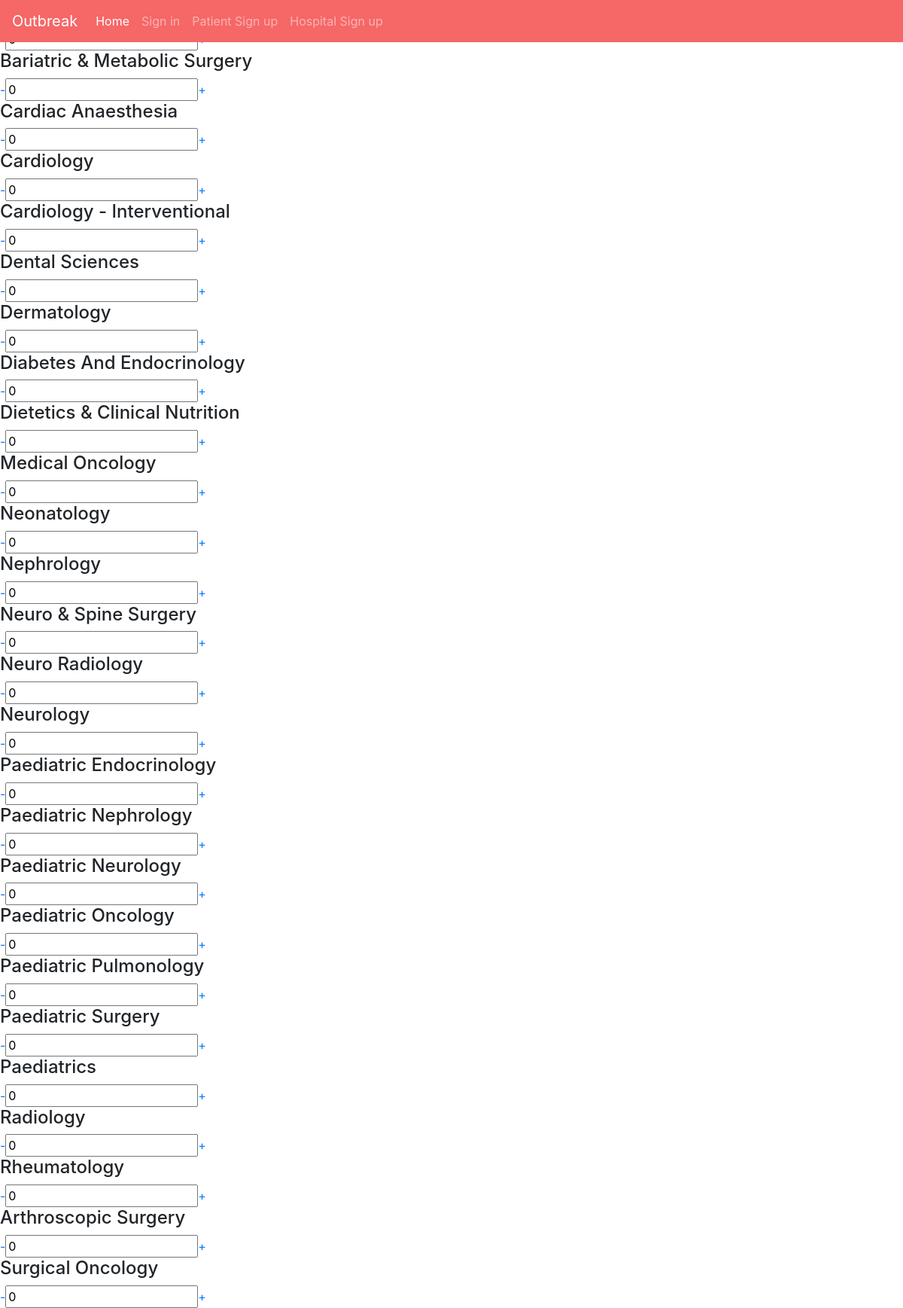
Screenshot of /accounts/hos/upd-tokens/ (signed in) with the database file from the repository.
### accounts/models.py (models this page shows)
class Token(models.Model):
	user = 				models.ForeignKey(User, on_delete = models.CASCADE)
	department = 		models.CharField(max_length=3)
	count = 			models.IntegerField(default=0)

### accounts/views.py (the view)
# urls.py: path('hos/upd-tokens/', views.update_tokens, name='update_tokens'),
@login_required
def update_tokens(request):
    if request.user.user_type == 'H':
        tokens = list(Token.objects.all().filter(user = request.user))
        for t in tokens:
            print(t.count)
        return render(request, 'accounts/hospital/token-update.html', {'tokens': tokens})

### templates/accounts/hospital/token-update.html (shortened to what this page needs)
{% extends 'base.html' %} {% load static %} {% block content %}
<div>
    {% for token in tokens %}
    <h4 class="departments">{{token.department}}</h4>
    <a href="{% url 'decrease_tokens'  token.department  %}" class="decr-tokens"
        >-</a
    ><input type="number" name="count" value="{{ token.count }}" /><a
        href="{% url 'increase_tokens'   token.department  %}"
        class="incr-tokens"
        >+</a
    >
    {% endfor %}
</div>
{% endblock %}

### templates/base.html (shortened to what this page needs)
<!DOCTYPE html>
{% load static %}
<html lang="en">
    <head>
        <link rel="stylesheet" href="{% static 'css/style.css' %}" />
        <link rel="stylesheet" href="https://maxcdn.bootstrapcdn.com/bootstrap/4.4.1/css/bootstrap.min.css">
    </head>
    <body>
        <nav class="navbar fixed-top navbar-expand-lg navbar-dark bg-custom">
            <a class="navbar-brand" href="#">Outbreak</a>
            <div class="collapse navbar-collapse" id="navbarNav">
                <ul class="navbar-nav">
                    <li class="nav-item active">
                        <a class="nav-link" href="#">Home <span class="sr-only">(current)</span></a>
                    </li>
                    <li class="nav-item">
                        <a class="nav-link" href="{% url 'login' %}">Sign in</a>
                    </li>
                    <li class="nav-item">
                        <a class="nav-link" href="{% url 'signup_p' %}">Patient Sign up</a>
                    </li>
                    <li class="nav-item">
                        <a class="nav-link" href="{% url 'signup_h' %}">Hospital Sign up</a>
                    </li>
                </ul>
            </div>
        </nav>
        {% block content %} {% endblock %}
    </body>
</html>

### static/css/style.css (style rules this page uses)
body { overflow: hidden; }
.bg-custom { background-color: #f66767; }

### rows the page displays
Token: department "Bariatric & Metabolic Surgery", count "0"
Token: department "Cardiac Anaesthesia", count "0"
Token: department "Cardiology", count "0"
Token: department "Cardiology - Interventional", count "0"
Token: department "Dental Sciences", count "0"
Token: department "Dermatology", count "0"
Token: department "Diabetes And Endocrinology", count "0"
Token: department "Dietetics & Clinical Nutrition", count "0"
Token: department "Medical Oncology", count "0"
Token: department "Neonatology", count "0"
Token: department "Nephrology", count "0"
Token: department "Neuro & Spine Surgery", count "0"
Token: department "Neuro Radiology", count "0"
Token: department "Neurology", count "0"
Token: department "Paediatric Endocrinology", count "0"
Token: department "Paediatric Nephrology", count "0"
Token: department "Paediatric Neurology", count "0"
Token: department "Paediatric Oncology", count "0"
Token: department "Paediatric Pulmonology", count "0"
Token: department "Paediatric Surgery", count "0"
Token: department "Paediatrics", count "0"
Token: department "Radiology", count "0"
Token: department "Rheumatology", count "0"
Token: department "Arthroscopic Surgery", count "0"
Token: department "Surgical Oncology", count "0"
